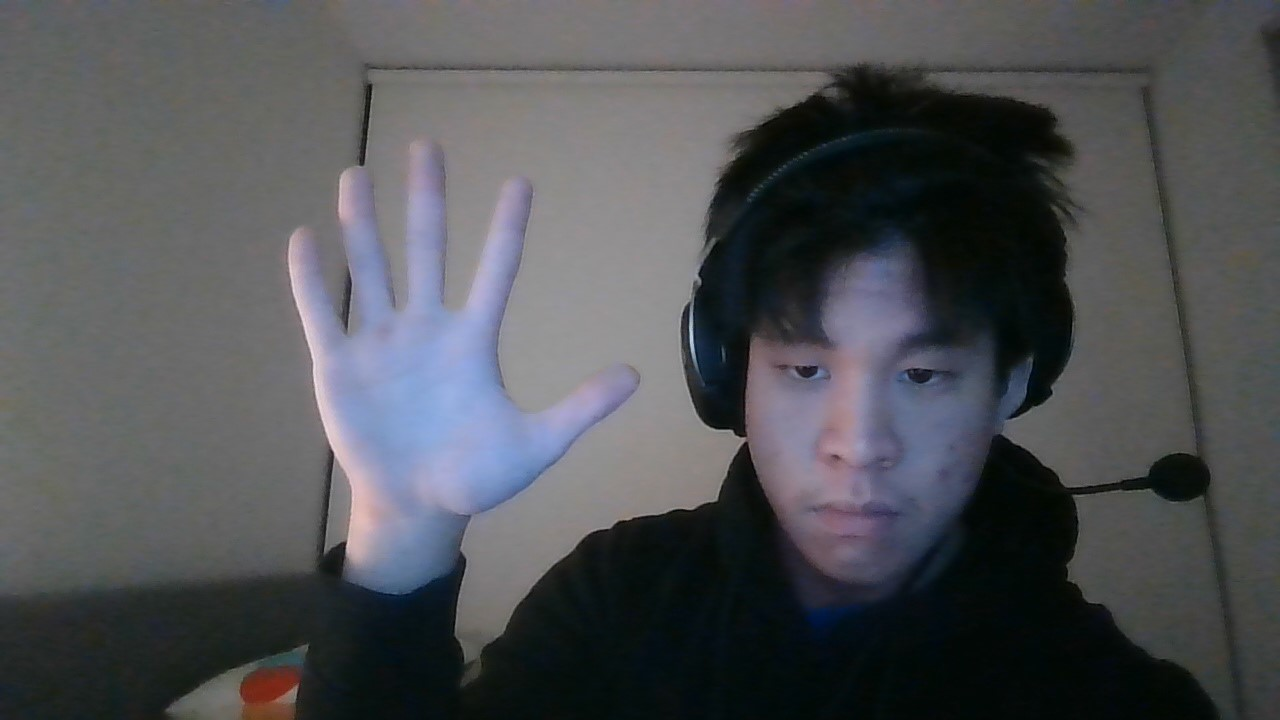
#> input picture hand1.jpg, 1280 x 720 px
$ python test_new.py
#> lines starting #> are read from the running program, lines starting #| are printed output that depends on the picture; after the words box and inside, x2 and y2 are one past the last pixel; in counts of white or black regions, pixels touching at a corner belong together
import cv2
import os
import pickle

def convolve(B, r):
    D = cv2.getStructuringElement(cv2.MORPH_ELLIPSE,(r,r))
    cv2.filter2D(B, -1, D, B)
    return B

test_img = cv2.imread("hand1.jpg", cv2.IMREAD_COLOR)
#> test_img is the input picture: shape (720, 1280, 3); mean B, G, R 85.3, 81.8, 80
hsv_img = cv2.cvtColor(test_img, cv2.COLOR_BGR2HSV)
#> hsv_img: shape (720, 1280, 3); mean H, S, V 77.4, 51.2, 87.6

#Load in model histogram
model_file = open("model_hist.pkl", 'rb')
#> (reads model_hist.pkl from the repository)
model_hist = pickle.load(model_file)
model_file.close()

new_img = cv2.calcBackProject([hsv_img], channels=[0,1], hist= model_hist, ranges=[0,180,0,256], scale=1)

new_img = convolve(new_img, r = 3)
#> in convolve, `cv2.filter2D(B, -1, D, B)`:
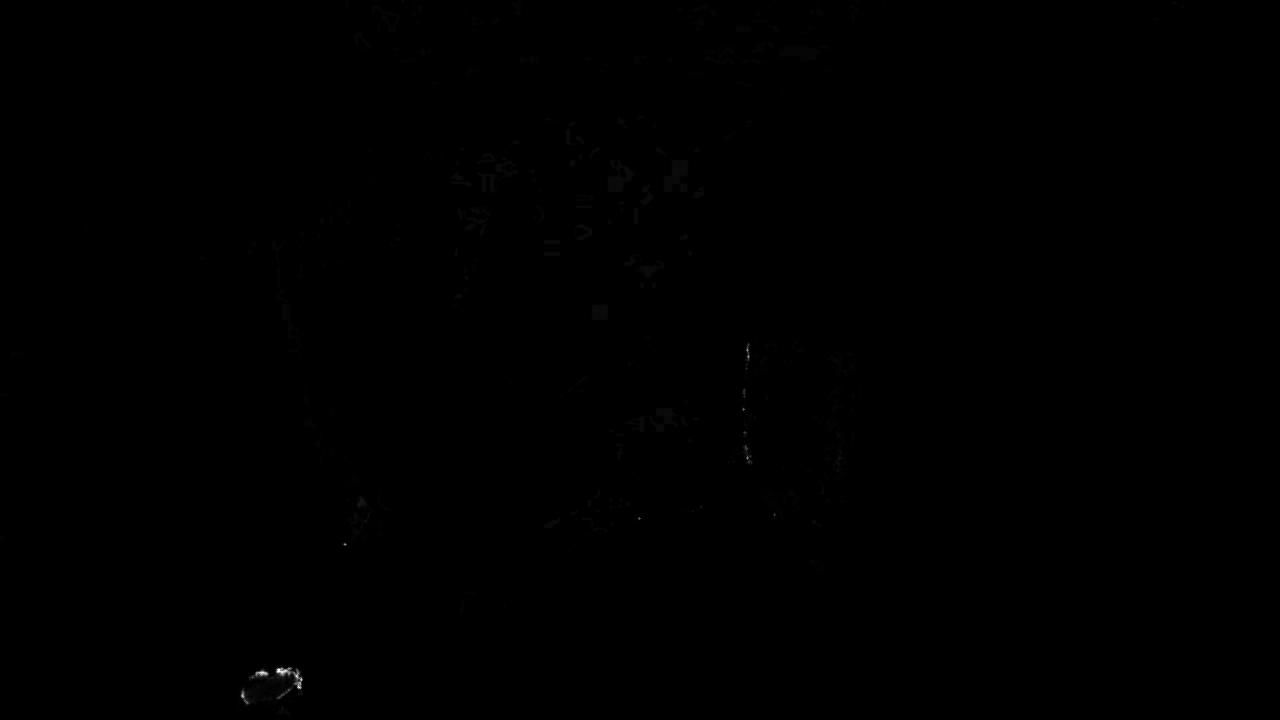
#> B: shape (720, 1280); min 0, max 255, mean 0.1
_, new_img_thresh = cv2.threshold(new_img, 10, 255, cv2.THRESH_BINARY)
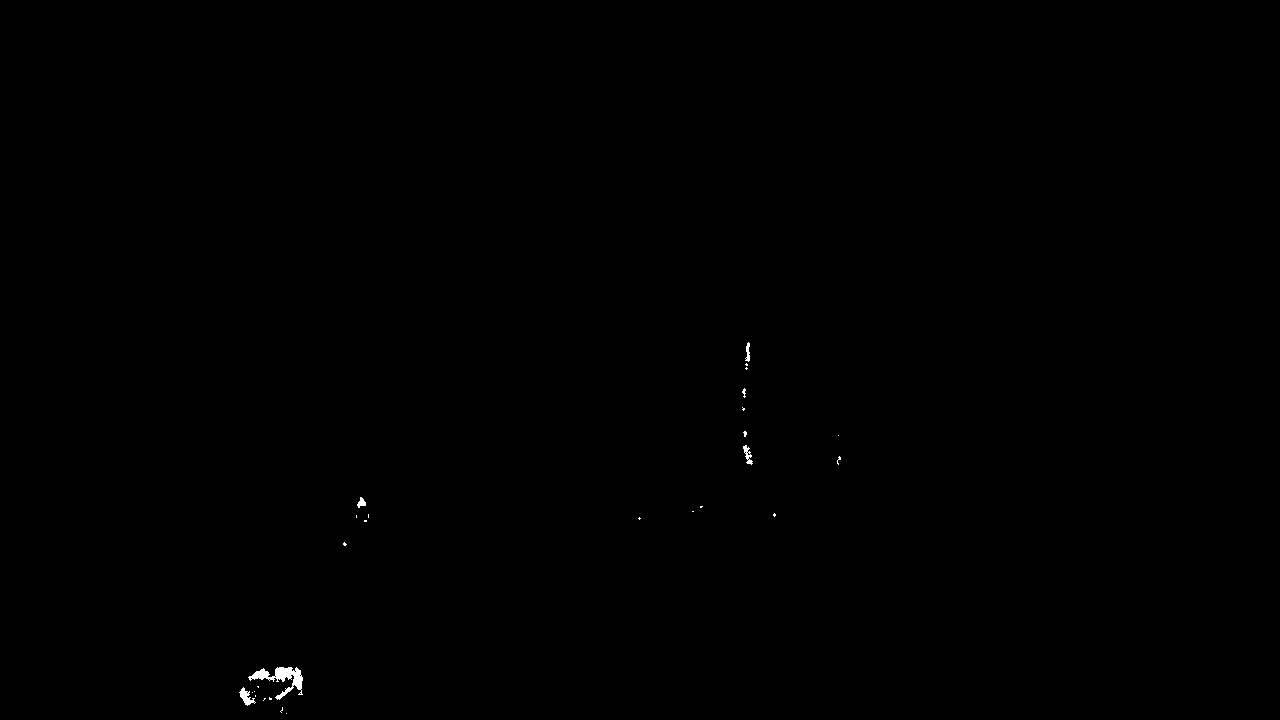
#> new_img_thresh: shape (720, 1280); 0.12% white; 28 white regions (22 under 20 px), largest, box (x1, y1, x2, y2) and area: (248, 667, 303, 700) 636, (239, 687, 256, 706) 140, (743, 445, 753, 465) 89, (745, 342, 750, 362) 61, (357, 497, 366, 508) 57, (742, 388, 746, 398) 22

cv2.imshow("hand_image", new_img_thresh)
cv2.waitKey(0)

cv2.destroyAllWindows()
